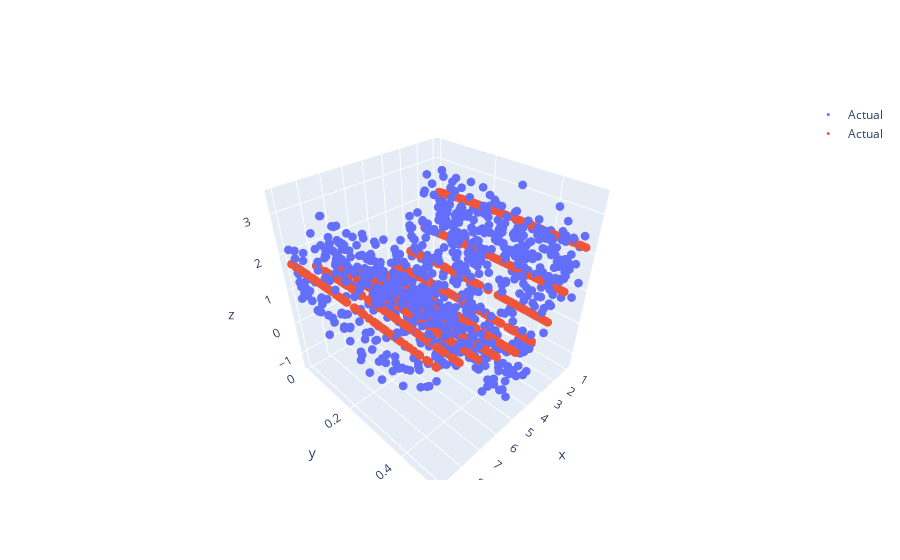

Notebook code cell kept with this figure:
### Code cell
df['p_y_pred'] = p_model.predict(x_poly)

fig = go.Figure(data=[go.Scatter3d(x= df['x1'], y = df['x2'], z = df['y'], mode = "markers", name = "Actual", marker= dict(size =3))])
fig.add_trace(go.Scatter3d(x= df['x1'], y = df['x2'], z = df['p_y_pred'], mode = "markers", name = "Actual", marker= dict(size =3)))

fig.show()

### Figure 1 — Plotly figure (JSON) as saved in the notebook; plotly's stock layout.template omitted (floating-point values rounded to 4 significant figures; data arrays with more than 128 entries replaced by an {"elided": "..."} marker saying what was removed)
{"data": [{"marker": {"size": 3}, "mode": "markers", "name": "Actual", "type": "scatter3d", "x": {"elided": "1000 int values"}, "y": {"elided": "1000 float values"}, "z": {"elided": "1000 float values"}}, {"marker": {"size": 3}, "mode": "markers", "name": "Actual", "type": "scatter3d", "x": {"elided": "1000 int values"}, "y": {"elided": "1000 float values"}, "z": {"elided": "1000 float values"}}], "layout": {}}
